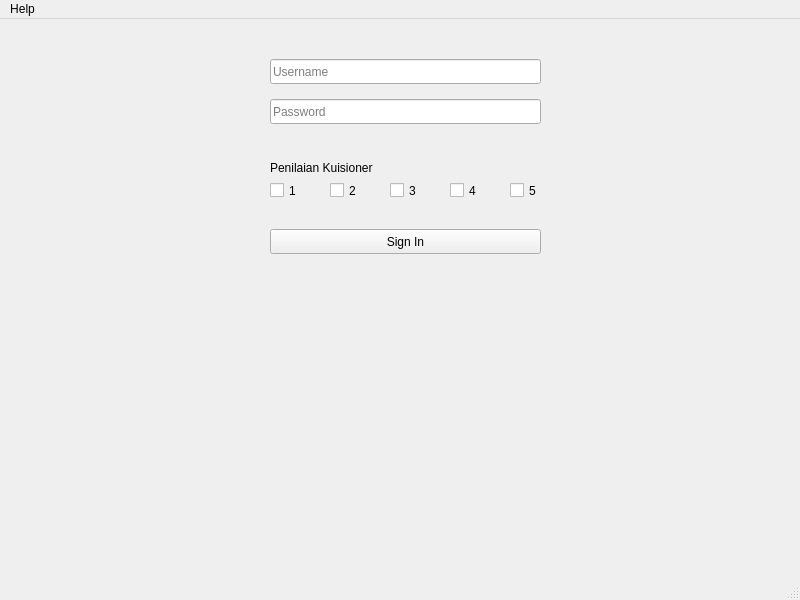
<?xml version="1.0" encoding="UTF-8"?>
<ui version="4.0">
 <class>MainWindow</class>
 <widget class="QMainWindow" name="MainWindow">
  <property name="geometry">
   <rect>
    <x>0</x>
    <y>0</y>
    <width>800</width>
    <height>600</height>
   </rect>
  </property>
  <property name="windowTitle">
   <string>MainWindow</string>
  </property>
  <widget class="QWidget" name="centralwidget">
   <widget class="QCheckBox" name="checkBox1">
    <property name="geometry">
     <rect>
      <x>270</x>
      <y>160</y>
      <width>34</width>
      <height>23</height>
     </rect>
    </property>
    <property name="layoutDirection">
     <enum>Qt::LeftToRight</enum>
    </property>
    <property name="text">
     <string>1</string>
    </property>
   </widget>
   <widget class="QCheckBox" name="checkBox2">
    <property name="geometry">
     <rect>
      <x>330</x>
      <y>160</y>
      <width>34</width>
      <height>23</height>
     </rect>
    </property>
    <property name="layoutDirection">
     <enum>Qt::LeftToRight</enum>
    </property>
    <property name="text">
     <string>2</string>
    </property>
   </widget>
   <widget class="QLineEdit" name="usernameForm">
    <property name="geometry">
     <rect>
      <x>270</x>
      <y>40</y>
      <width>271</width>
      <height>25</height>
     </rect>
    </property>
    <property name="tabletTracking">
     <bool>false</bool>
    </property>
    <property name="layoutDirection">
     <enum>Qt::LeftToRight</enum>
    </property>
    <property name="autoFillBackground">
     <bool>false</bool>
    </property>
    <property name="placeholderText">
     <string>Username</string>
    </property>
    <property name="cursorMoveStyle">
     <enum>Qt::LogicalMoveStyle</enum>
    </property>
    <property name="clearButtonEnabled">
     <bool>false</bool>
    </property>
   </widget>
   <widget class="QLineEdit" name="passwordForm">
    <property name="geometry">
     <rect>
      <x>270</x>
      <y>80</y>
      <width>271</width>
      <height>25</height>
     </rect>
    </property>
    <property name="contextMenuPolicy">
     <enum>Qt::ActionsContextMenu</enum>
    </property>
    <property name="acceptDrops">
     <bool>true</bool>
    </property>
    <property name="text">
     <string/>
    </property>
    <property name="echoMode">
     <enum>QLineEdit::Password</enum>
    </property>
    <property name="placeholderText">
     <string>Password</string>
    </property>
   </widget>
   <widget class="QCheckBox" name="checkBox3">
    <property name="geometry">
     <rect>
      <x>390</x>
      <y>160</y>
      <width>34</width>
      <height>23</height>
     </rect>
    </property>
    <property name="layoutDirection">
     <enum>Qt::LeftToRight</enum>
    </property>
    <property name="text">
     <string>3</string>
    </property>
   </widget>
   <widget class="QCheckBox" name="checkBox4">
    <property name="geometry">
     <rect>
      <x>450</x>
      <y>160</y>
      <width>34</width>
      <height>23</height>
     </rect>
    </property>
    <property name="layoutDirection">
     <enum>Qt::LeftToRight</enum>
    </property>
    <property name="text">
     <string>4</string>
    </property>
   </widget>
   <widget class="QCheckBox" name="checkBox5">
    <property name="geometry">
     <rect>
      <x>510</x>
      <y>160</y>
      <width>34</width>
      <height>23</height>
     </rect>
    </property>
    <property name="layoutDirection">
     <enum>Qt::LeftToRight</enum>
    </property>
    <property name="text">
     <string>5</string>
    </property>
   </widget>
   <widget class="QPushButton" name="signInButton">
    <property name="enabled">
     <bool>true</bool>
    </property>
    <property name="geometry">
     <rect>
      <x>270</x>
      <y>210</y>
      <width>271</width>
      <height>25</height>
     </rect>
    </property>
    <property name="cursor">
     <cursorShape>PointingHandCursor</cursorShape>
    </property>
    <property name="focusPolicy">
     <enum>Qt::StrongFocus</enum>
    </property>
    <property name="layoutDirection">
     <enum>Qt::LeftToRight</enum>
    </property>
    <property name="text">
     <string>Sign In</string>
    </property>
    <property name="flat">
     <bool>false</bool>
    </property>
   </widget>
   <widget class="QLabel" name="penilaianLabel">
    <property name="geometry">
     <rect>
      <x>270</x>
      <y>140</y>
      <width>151</width>
      <height>17</height>
     </rect>
    </property>
    <property name="text">
     <string>Penilaian Kuisioner</string>
    </property>
   </widget>
  </widget>
  <widget class="QMenuBar" name="menubar">
   <property name="geometry">
    <rect>
     <x>0</x>
     <y>0</y>
     <width>800</width>
     <height>22</height>
    </rect>
   </property>
   <widget class="QMenu" name="menuHelp">
    <property name="title">
     <string>Help</string>
    </property>
    <addaction name="actionPenilaian"/>
   </widget>
   <addaction name="menuHelp"/>
  </widget>
  <widget class="QStatusBar" name="statusbar"/>
  <action name="actionPenilaian">
   <property name="text">
    <string>Penilaian</string>
   </property>
   <property name="shortcut">
    <string>Ctrl+H</string>
   </property>
   <property name="shortcutContext">
    <enum>Qt::WidgetShortcut</enum>
   </property>
  </action>
 </widget>
 <resources/>
 <connections/>
</ui>
